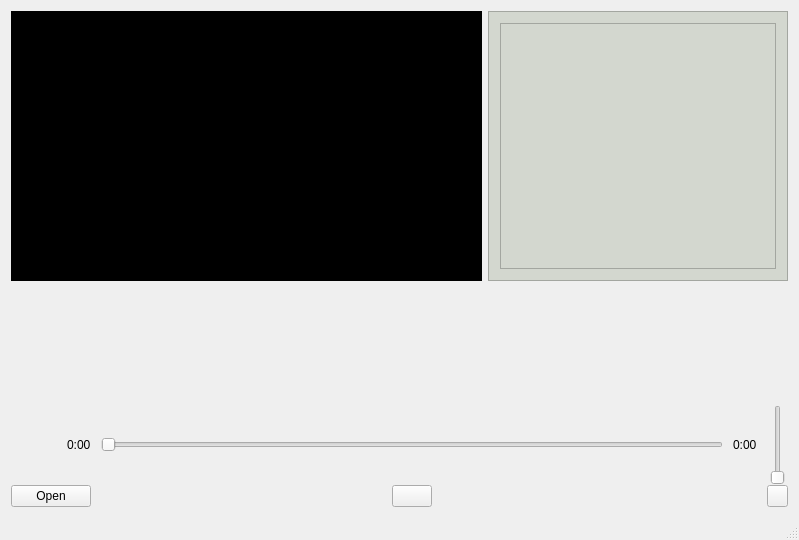
<?xml version="1.0" encoding="UTF-8"?>
<ui version="4.0">
 <class>MainWindow</class>
 <widget class="QMainWindow" name="MainWindow">
  <property name="geometry">
   <rect>
    <x>0</x>
    <y>0</y>
    <width>799</width>
    <height>540</height>
   </rect>
  </property>
  <property name="windowTitle">
   <string>MainWindow</string>
  </property>
  <widget class="QWidget" name="centralWidget">
   <layout class="QVBoxLayout" name="verticalLayout_3">
    <item>
     <layout class="QGridLayout" name="gridLayout">
      <item row="0" column="1">
       <widget class="QFrame" name="frame">
        <property name="sizePolicy">
         <sizepolicy hsizetype="Expanding" vsizetype="Preferred">
          <horstretch>0</horstretch>
          <verstretch>0</verstretch>
         </sizepolicy>
        </property>
        <property name="minimumSize">
         <size>
          <width>300</width>
          <height>270</height>
         </size>
        </property>
        <property name="maximumSize">
         <size>
          <width>253</width>
          <height>16777215</height>
         </size>
        </property>
        <property name="styleSheet">
         <string notr="true">background-color: rgb(211, 215, 207);</string>
        </property>
        <property name="frameShape">
         <enum>QFrame::StyledPanel</enum>
        </property>
        <property name="frameShadow">
         <enum>QFrame::Raised</enum>
        </property>
        <layout class="QVBoxLayout" name="verticalLayout_2">
         <item>
          <widget class="QTableWidget" name="metaTable">
           <property name="sizePolicy">
            <sizepolicy hsizetype="Maximum" vsizetype="Preferred">
             <horstretch>0</horstretch>
             <verstretch>0</verstretch>
            </sizepolicy>
           </property>
           <property name="maximumSize">
            <size>
             <width>15555</width>
             <height>16777215</height>
            </size>
           </property>
          </widget>
         </item>
        </layout>
       </widget>
      </item>
      <item row="0" column="0">
       <widget class="MediaWidget" name="videoWidget" native="true">
        <property name="minimumSize">
         <size>
          <width>420</width>
          <height>270</height>
         </size>
        </property>
        <property name="styleSheet">
         <string notr="true">background-color: rgb(0,0,0);</string>
        </property>
       </widget>
      </item>
     </layout>
    </item>
    <item>
     <layout class="QGridLayout" name="gridLayout_3">
      <property name="sizeConstraint">
       <enum>QLayout::SetDefaultConstraint</enum>
      </property>
      <property name="bottomMargin">
       <number>0</number>
      </property>
      <property name="horizontalSpacing">
       <number>10</number>
      </property>
      <property name="verticalSpacing">
       <number>0</number>
      </property>
      <item row="2" column="0">
       <widget class="QPushButton" name="open">
        <property name="enabled">
         <bool>true</bool>
        </property>
        <property name="text">
         <string>Open</string>
        </property>
       </widget>
      </item>
      <item row="2" column="3">
       <widget class="QPushButton" name="mute">
        <property name="maximumSize">
         <size>
          <width>21</width>
          <height>22</height>
         </size>
        </property>
        <property name="text">
         <string/>
        </property>
       </widget>
      </item>
      <item row="1" column="1">
       <widget class="QSlider" name="seek">
        <property name="orientation">
         <enum>Qt::Horizontal</enum>
        </property>
       </widget>
      </item>
      <item row="1" column="3">
       <widget class="QSlider" name="volume">
        <property name="minimumSize">
         <size>
          <width>20</width>
          <height>80</height>
         </size>
        </property>
        <property name="maximumSize">
         <size>
          <width>30</width>
          <height>80</height>
         </size>
        </property>
        <property name="orientation">
         <enum>Qt::Vertical</enum>
        </property>
       </widget>
      </item>
      <item row="1" column="0" alignment="Qt::AlignRight">
       <widget class="QLabel" name="time_passed">
        <property name="text">
         <string>0:00</string>
        </property>
       </widget>
      </item>
      <item row="1" column="2">
       <widget class="QLabel" name="media_length">
        <property name="text">
         <string>0:00</string>
        </property>
       </widget>
      </item>
      <item row="2" column="1" alignment="Qt::AlignHCenter">
       <widget class="QPushButton" name="play">
        <property name="whatsThis">
         <string>&lt;html&gt;&lt;head/&gt;&lt;body&gt;&lt;p&gt;This is play/pause button&lt;/p&gt;&lt;p&gt;&lt;br/&gt;&lt;/p&gt;&lt;/body&gt;&lt;/html&gt;</string>
        </property>
        <property name="text">
         <string/>
        </property>
       </widget>
      </item>
      <item row="0" column="1" alignment="Qt::AlignHCenter">
       <widget class="QLabel" name="media_name">
        <property name="text">
         <string/>
        </property>
       </widget>
      </item>
     </layout>
    </item>
   </layout>
  </widget>
  <widget class="QMenuBar" name="menuBar">
   <property name="geometry">
    <rect>
     <x>0</x>
     <y>0</y>
     <width>799</width>
     <height>22</height>
    </rect>
   </property>
  </widget>
  <widget class="QStatusBar" name="statusBar"/>
 </widget>
 <layoutdefault spacing="6" margin="11"/>
 <customwidgets>
  <customwidget>
   <class>MediaWidget</class>
   <extends>QWidget</extends>
   <header location="global">mediawidget.h</header>
   <container>1</container>
  </customwidget>
 </customwidgets>
 <resources/>
 <connections/>
</ui>
